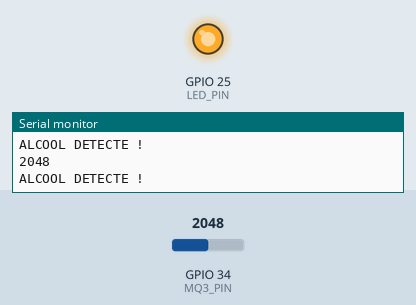
A sketch run on a simulated ESP32. Parts: output pins drawn as LEDs (lit = HIGH), the last lines printed to the serial monitor. Inputs (shaded band) come from the test bench; at power-on: GPIO 34 (MQ3_PIN) = 2048.

Above: at 1.8 s.
1.9 s: GPIO 34 (MQ3_PIN) set to 1932
At 3.2 s:
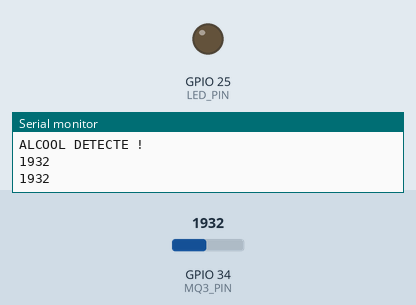
3.5 s: GPIO 34 (MQ3_PIN) set to 2040
At 4.8 s:
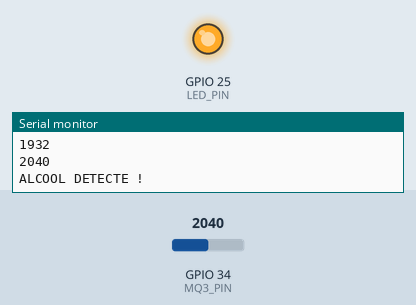
5.5 s: GPIO 34 (MQ3_PIN) set to 1960
At 6.3 s:
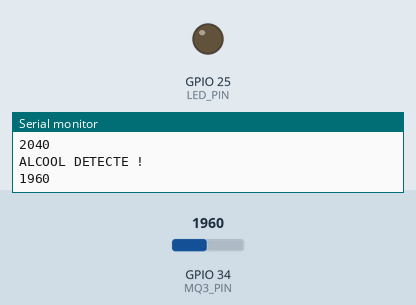
Timing chart, 0 to 8.5 s (numbered marks = the images above; inputs shaded):
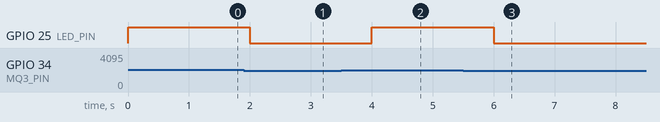

The sketch:

mq3_acoooool.ino
```cpp
#define MQ3_PIN 34
#define LED_PIN 25

void setup() {
  Serial.begin(115200);
  pinMode(LED_PIN, OUTPUT);
}

void loop() {
  int alcohol = analogRead(MQ3_PIN);

  Serial.println(alcohol);

  if (alcohol > 2000) {
    digitalWrite(LED_PIN, HIGH);
    Serial.println("ALCOOL DETECTE !");
  } else {
    digitalWrite(LED_PIN, LOW);
  }

  delay(1000);
}
```

Measured:
- the behaviour switches between 2001 and 2000 on GPIO 34 (MQ3_PIN) (found by bisection; images 0 and 1)
- after the input at 1.9 s, GPIO 25 (LED_PIN): HIGH → LOW after 0.10 s
- after the input at 3.5 s, GPIO 25 (LED_PIN): LOW → HIGH after 0.50 s
- after the input at 5.5 s, GPIO 25 (LED_PIN): HIGH → LOW after 0.50 s
